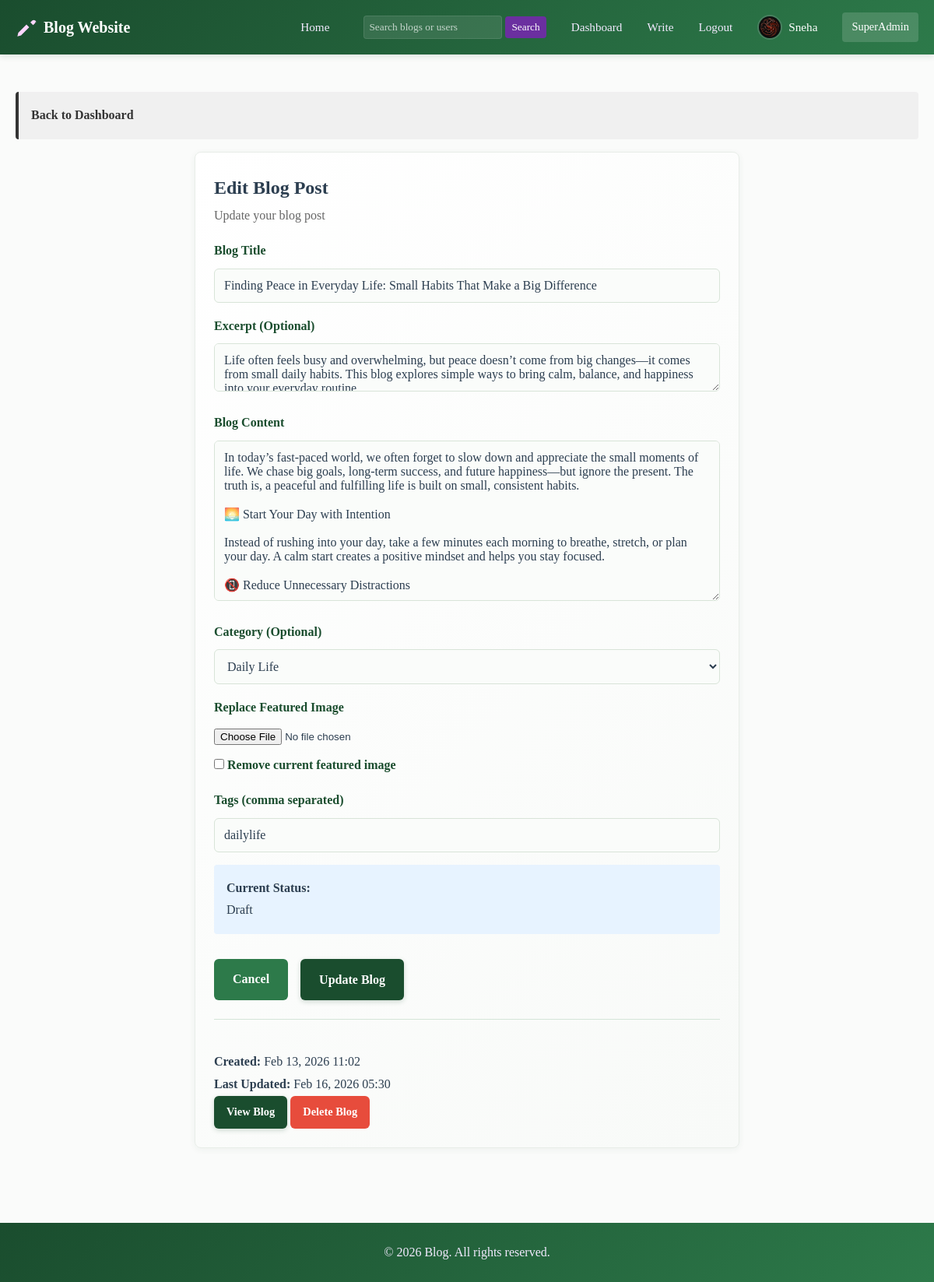
The page /blog/6/edit/ (signed in) on the database as committed earlier.
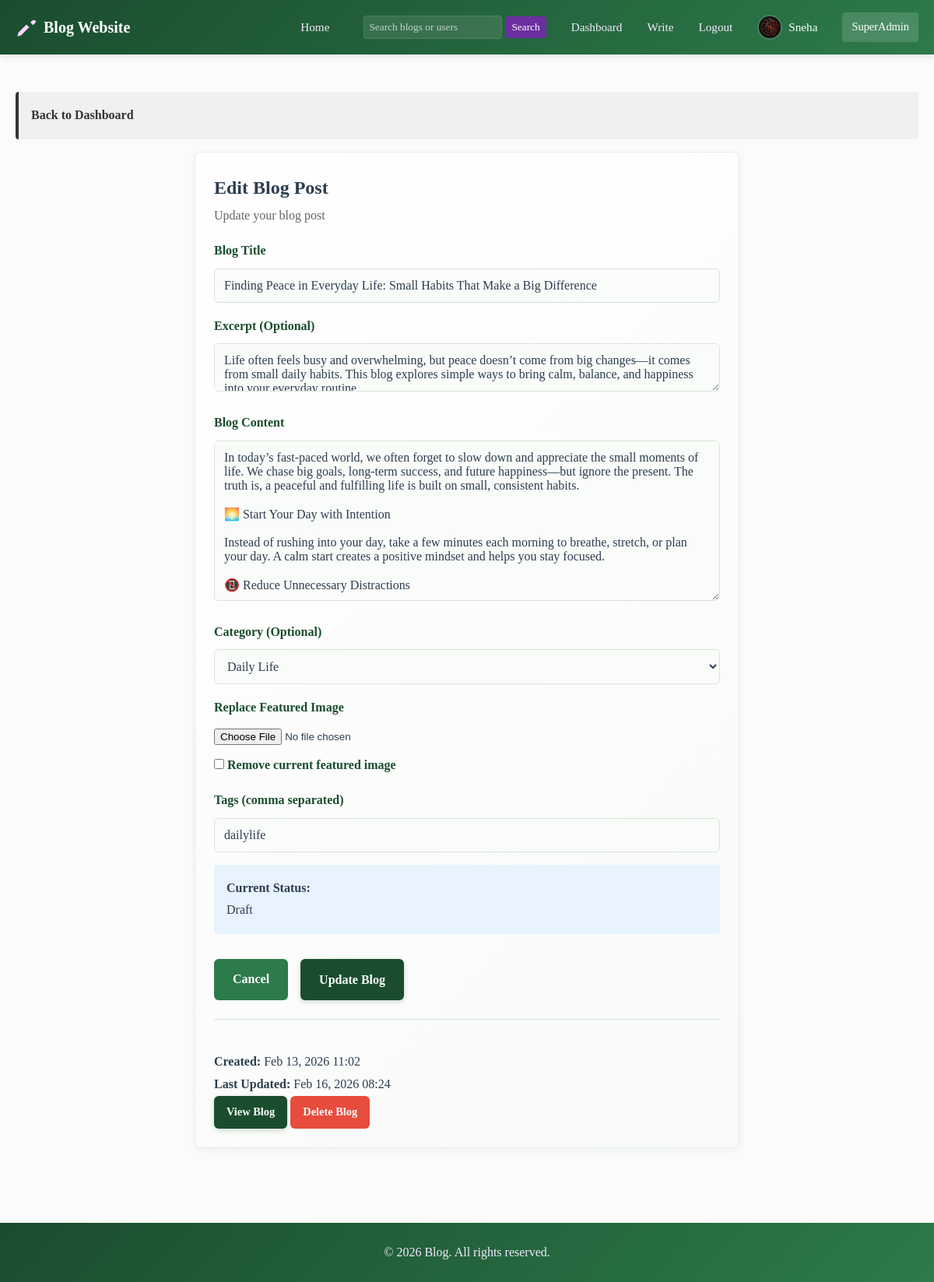
The same page on the database as committed later.
### blog/models.py (models this page shows, shortened)
class Blog(models.Model):
    STATUS_CHOICES = [
        ('draft', 'Draft'),
        ('published', 'Published'),
        ('archived', 'Archived'),
    ]
    tenant_id = models.IntegerField()
    title = models.CharField(max_length=255)
    slug = models.SlugField(max_length=300)
    excerpt = models.TextField(blank=True, null=True)
    content = models.TextField()
    featured_image = models.ImageField(upload_to='blogs/', blank=True, null=True)
    tags = models.ManyToManyField('Tag', related_name='blogs', blank=True)
    status = models.CharField(max_length=20, choices=STATUS_CHOICES, default='draft')
    author = models.ForeignKey(User, on_delete=models.SET_NULL, null=True, related_name='blogs')
    category = models.ForeignKey(Category, on_delete=models.SET_NULL, null=True, related_name='blogs')
    published_at = models.DateTimeField(blank=True, null=True)
    created_at = models.DateTimeField(default=timezone.now)
    updated_at = models.DateTimeField(auto_now=True)
    class Meta:
        db_table = 'blogs'
        unique_together = ('tenant_id', 'slug')
        verbose_name = 'Blog'
        verbose_name_plural = 'Blogs'
        indexes = [
            models.Index(fields=['tenant_id', 'slug'], name='blogs_index_2'),
            models.Index(fields=['tenant_id', 'status'], name='idx_blogs_tenant_status'),
            models.Index(fields=['tenant_id', 'slug'], name='idx_blogs_slug'),
        ]
        ordering = ['-created_at']

class Category(models.Model):
    tenant_id = models.IntegerField()
    name = models.CharField(max_length=100)
    slug = models.SlugField(max_length=120)
    class Meta:
        db_table = 'categories'
        unique_together = ('tenant_id', 'slug')
        verbose_name = 'Category'
        verbose_name_plural = 'Categories'
        indexes = [
            models.Index(fields=['tenant_id', 'slug'], name='categories_index_0'),
        ]

### blog/views.py (the view, shortened to what this page needs)
# urls.py: path('blog/<int:blog_id>/edit/', views.edit_blog, name='edit_blog'),
@login_required(login_url='login')
def edit_blog(request, blog_id):
    from .models import Blog, Category
    try:
        blog = Blog.objects.get(id=blog_id, author=request.user)
    except Blog.DoesNotExist:
        messages.error(request, 'Blog post not found or you do not have permission to edit it.')
        return redirect('dashboard')
    categories = Category.objects.all()
    context = {
        'blog': blog,
        'categories': categories,
        'page_title': 'Edit Blog'
    }
    return render(request, 'edit_blog.html', context)

### blog/models.py (called while the page is built)
    @property
    def is_writer(self):
        try:
            return self.user_roles.filter(name='writer').exists()
        except Exception:
            return False

### templates/edit_blog.html (shortened to what this page needs)
{% extends 'base.html' %}
{% block content %}
<div class="container">
    <div class="nav-back">
        <a href="{% url 'dashboard' %}">Back to Dashboard</a>
    </div>
    <div style="max-width: 700px; margin: 0 auto;">
        <div class="card">
            <h2 style="margin-top: 0;">Edit Blog Post</h2>
            <p class="text-muted mb-2">Update your blog post</p>
            <form method="POST" enctype="multipart/form-data" novalidate>
                <div class="form-group">
                    <label for="title">Blog Title</label>
                    <input type="text" id="title" name="title" value="{{ blog.title }}" placeholder="Enter blog title" required>
                </div>
                <div class="form-group">
                    <label for="excerpt">Excerpt (Optional)</label>
                    <textarea id="excerpt" name="excerpt" rows="2" placeholder="Write a short summary">{{ blog.excerpt }}</textarea>
                </div>
                <div class="form-group">
                    <label for="content">Blog Content</label>
                    <textarea id="content" name="content" rows="10" placeholder="Write your blog content here..." required>{{ blog.content }}</textarea>
                </div>
                <div class="form-group">
                    <label for="category">Category (Optional)</label>
                    <select id="category" name="category">
                        {% for category in categories %}
                            <option value="{{ category.id }}" {% if blog.category.id == category.id %}selected{% endif %}>{{ category.name }}</option>
                        {% endfor %}
                    </select>
                </div>
                <div class="form-group">
                    <label for="featured_image">Replace Featured Image</label>
                    <input type="file" id="featured_image" name="featured_image" accept="image/*">
                    {% if blog.featured_image %}
                        <div style="margin-top:8px;">
                            <label><input type="checkbox" name="remove_image" value="1"> Remove current featured image</label>
                        </div>
                    {% endif %}
                </div>
                <div class="form-group">
                    <label for="tags">Tags (comma separated)</label>
                    <input type="text" id="tags" name="tags" placeholder="e.g. django,python" value="{% for t in blog.tags.all %}{% if not forloop.first %}, {% endif %}{{ t.name }}{% endfor %}">
                </div>
                <div style="background-color: #e7f3ff; padding: 1rem; border-radius: 4px; margin: 1rem 0;">
                    <strong>Current Status:</strong><br>
                    {% if blog.status == 'published' %}
                        <span>Published on {{ blog.published_at|date:"M d, Y" }}</span>
                    {% else %}
                        <span>Draft</span>
                    {% endif %}
                </div>
                <div class="button-group" style="margin-top: 2rem;">
                    <a href="{% url 'dashboard' %}" class="btn btn-secondary">Cancel</a>
                    <button type="submit" class="btn btn-primary">Update Blog</button>
                </div>
            </form>
            <hr>
            <div style="padding-top: 1rem;">
                <p><strong>Created:</strong> {{ blog.created_at|date:"M d, Y H:i" }}</p>
                <p><strong>Last Updated:</strong> {{ blog.updated_at|date:"M d, Y H:i" }}</p>
                <p><a href="{% url 'blog_detail' blog.id %}" class="btn btn-primary btn-small">View Blog</a>
                <a href="{% url 'delete_blog' blog.id %}" class="btn btn-danger btn-small" onclick="return confirm('Are you sure?');">Delete Blog</a></p>
        </div>
    </div>
</div>
{% endblock %}

Rows that differ between the two databases and show on the page:
changed Blog "Finding Peace in Everyday Life: Small Habits That Make a Big Difference": updated_at "Feb 16, 2026 05:30" → "Feb 16, 2026 08:24"
